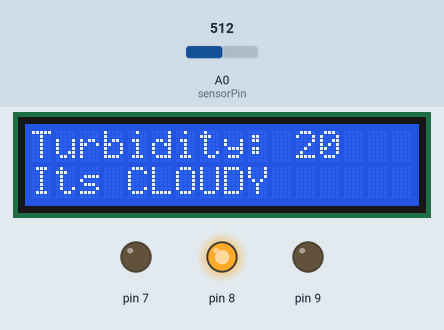
A sketch run on a simulated Arduino Uno, built with avr-gcc and run on an emulated ATmega328P. On the bench: 16×2 character LCD, output pins drawn as LEDs (lit = HIGH). The test bench sets the inputs (shaded band); at power-on: A0 (sensorPin) = 512.

Above: at 1.2 s.
1.3 s: A0 (sensorPin) set to 533
At 2.3 s:
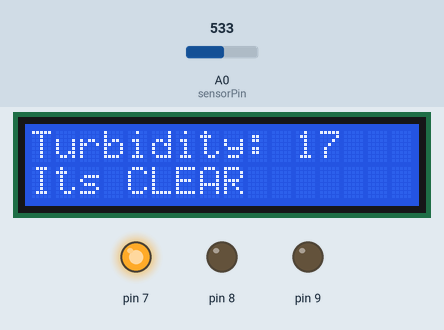
3.1 s: A0 (sensorPin) set to 306
At 4.1 s:
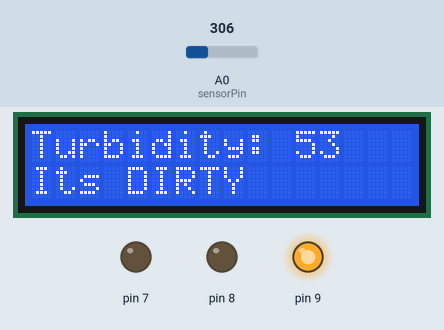
4.7 s: A0 (sensorPin) set to 122
At 5.9 s:
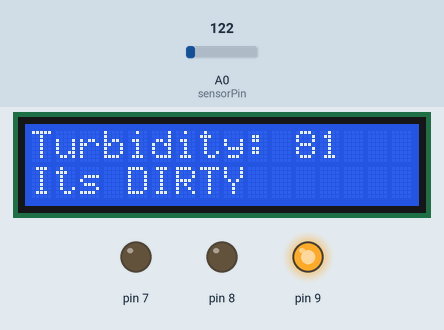
Timing chart, 0 to 7.7 s (numbered marks = the images above; inputs shaded):
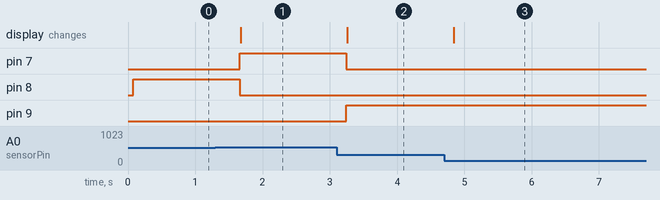

The sketch:

code.ino
```cpp
#include <LiquidCrystal_I2C.h>

LiquidCrystal_I2C lcd(0x3F, 16, 2); // LCD at I2C address 0x3F
int sensorPin = A0;

void setup() {
  lcd.begin(16, 2);
  lcd.backlight();
  pinMode(7, OUTPUT);
  pinMode(8, OUTPUT);
  pinMode(9, OUTPUT);
}

void loop() {
  int sensorValue = analogRead(sensorPin);
  int turbidity = map(sensorValue, 0, 640, 100, 0);

  lcd.clear();
  lcd.setCursor(0, 0);
  lcd.print("Turbidity: ");
  lcd.print(turbidity);

  if (turbidity < 20) {
    digitalWrite(7, HIGH);
    digitalWrite(8, LOW);
    digitalWrite(9, LOW);
    lcd.setCursor(0, 1);
    lcd.print("Its CLEAR   ");
  }
  else if (turbidity < 50) {
    digitalWrite(7, LOW);
    digitalWrite(8, HIGH);
    digitalWrite(9, LOW);
    lcd.setCursor(0, 1);
    lcd.print("Its CLOUDY  ");
  }
  else {
    digitalWrite(7, LOW);
    digitalWrite(8, LOW);
    digitalWrite(9, HIGH);
    lcd.setCursor(0, 1);
    lcd.print("Its DIRTY   ");
  }

  delay(500);
}
```

Measured:
- the behaviour switches between 518 and 519 on A0 (sensorPin) (found by bisection; images 0 and 1)
- after the input at 1.3 s, pin 7: LOW → HIGH after 0.36 s; pin 8: HIGH → LOW after 0.36 s; the display: changes after 0.38 s (image 1)
- after the input at 3.1 s, pin 7: HIGH → LOW after 0.15 s; pin 9: LOW → HIGH after 0.15 s; the display: changes after 0.16 s (image 2)
- after the input at 4.7 s, the display: changes after 0.14 s (image 3)
